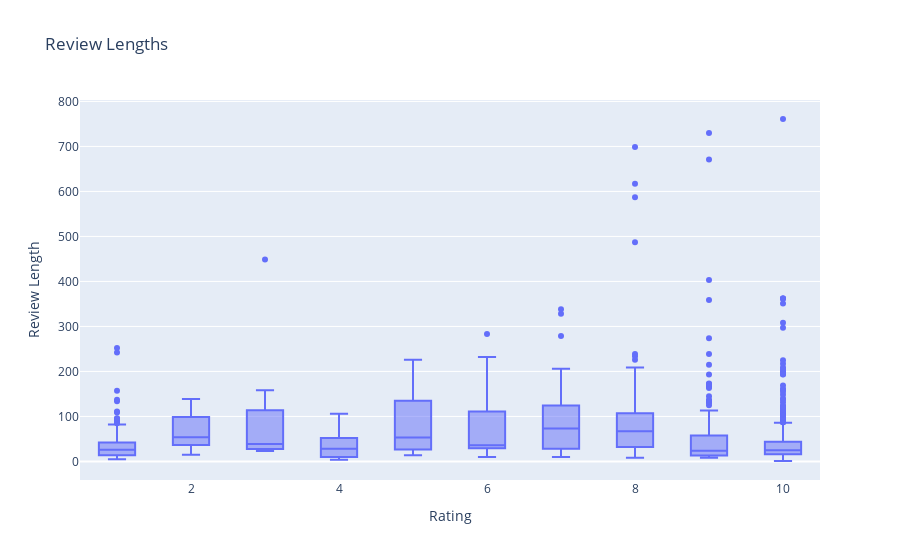

The notebook cell this image was saved under:
### Code cell
df['Review Length'] = df['Review Text'].str.split().apply(lambda x: len(x))
fig = px.box(df, x="Rating", y="Review Length", title="Review Lengths")
fig.show()

### Figure 1 — Plotly figure (JSON) as saved in the notebook; plotly's stock layout.template omitted (floating-point values rounded to 4 significant figures; data arrays with more than 128 entries replaced by an {"elided": "..."} marker saying what was removed)
{"data": [{"alignmentgroup": "True", "hovertemplate": "Rating=%{x}<br>Review Length=%{y}<extra></extra>", "legendgroup": "", "marker": {"color": "#636efa"}, "name": "", "notched": false, "offsetgroup": "", "orientation": "v", "showlegend": false, "type": "box", "x": {"elided": "1149 int values"}, "x0": " ", "xaxis": "x", "y": {"elided": "1149 int values"}, "y0": " ", "yaxis": "y"}], "layout": {"boxmode": "group", "legend": {"tracegroupgap": 0}, "title": {"text": "Review Lengths"}, "xaxis": {"anchor": "y", "domain": [0, 1], "title": {"text": "Rating"}}, "yaxis": {"anchor": "x", "domain": [0, 1], "title": {"text": "Review Length"}}}}
